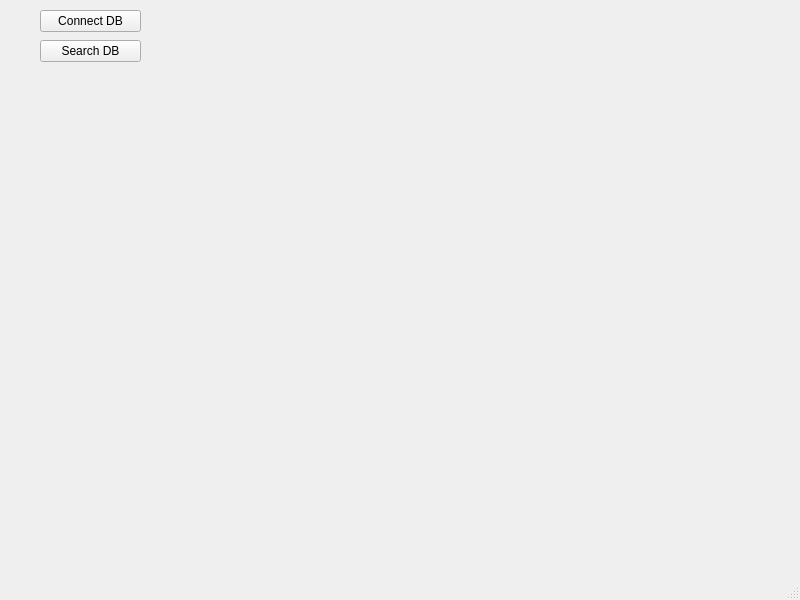
<?xml version="1.0" encoding="UTF-8"?>
<ui version="4.0">
 <class>MainWindow</class>
 <widget class="QMainWindow" name="MainWindow">
  <property name="geometry">
   <rect>
    <x>0</x>
    <y>0</y>
    <width>800</width>
    <height>600</height>
   </rect>
  </property>
  <property name="windowTitle">
   <string>MainWindow</string>
  </property>
  <widget class="QWidget" name="centralwidget">
   <widget class="QPushButton" name="BtnConnectDB">
    <property name="geometry">
     <rect>
      <x>40</x>
      <y>10</y>
      <width>101</width>
      <height>22</height>
     </rect>
    </property>
    <property name="text">
     <string>Connect DB</string>
    </property>
   </widget>
   <widget class="QPushButton" name="BtnSearchDB">
    <property name="geometry">
     <rect>
      <x>40</x>
      <y>40</y>
      <width>101</width>
      <height>22</height>
     </rect>
    </property>
    <property name="text">
     <string>Search DB</string>
    </property>
   </widget>
  </widget>
  <widget class="QMenuBar" name="menubar">
   <property name="geometry">
    <rect>
     <x>0</x>
     <y>0</y>
     <width>800</width>
     <height>19</height>
    </rect>
   </property>
  </widget>
  <widget class="QStatusBar" name="statusbar"/>
 </widget>
 <resources/>
 <connections/>
</ui>
